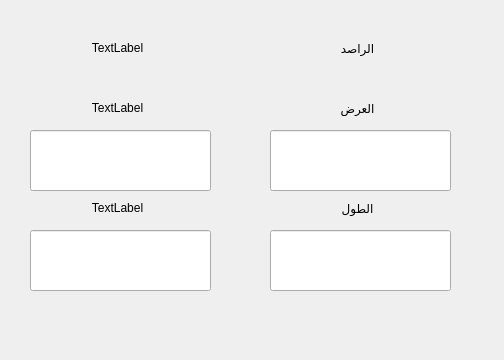
    <widget class="QWidget" name="home_north">
     <attribute name="title">
      <string notr="true"/>
     </attribute>
     <widget class="QWidget" name="widget" native="true">
      <property name="geometry">
       <rect>
        <x>0</x>
        <y>0</y>
        <width>495</width>
        <height>351</height>
       </rect>
      </property>
      <property name="autoFillBackground">
       <bool>true</bool>
      </property>
      <widget class="QLineEdit" name="mark_lat">
       <property name="geometry">
        <rect>
         <x>30</x>
         <y>230</y>
         <width>181</width>
         <height>61</height>
        </rect>
       </property>
       <property name="palette">
        <palette>
         <active>
          <colorrole role="WindowText">
           <brush brushstyle="SolidPattern">
            <color alpha="255">
             <red>21</red>
             <green>21</green>
             <blue>21</blue>
            </color>
           </brush>
          </colorrole>
          <colorrole role="Text">
           <brush brushstyle="SolidPattern">
            <color alpha="255">
             <red>18</red>
             <green>18</green>
             <blue>18</blue>
            </color>
           </brush>
          </colorrole>
         </active>
         <inactive>
          <colorrole role="WindowText">
           <brush brushstyle="SolidPattern">
            <color alpha="255">
             <red>21</red>
             <green>21</green>
             <blue>21</blue>
            </color>
           </brush>
          </colorrole>
          <colorrole role="Text">
           <brush brushstyle="SolidPattern">
            <color alpha="255">
             <red>18</red>
             <green>18</green>
             <blue>18</blue>
            </color>
           </brush>
          </colorrole>
         </inactive>
         <disabled>
          <colorrole role="WindowText">
           <brush brushstyle="SolidPattern">
            <color alpha="255">
             <red>44</red>
             <green>45</green>
             <blue>45</blue>
            </color>
           </brush>
          </colorrole>
          <colorrole role="Text">
           <brush brushstyle="SolidPattern">
            <color alpha="255">
             <red>44</red>
             <green>45</green>
             <blue>45</blue>
            </color>
           </brush>
          </colorrole>
         </disabled>
        </palette>
       </property>
       <property name="mouseTracking">
        <bool>false</bool>
       </property>
       <property name="alignment">
        <set>Qt::AlignCenter</set>
       </property>
      </widget>
      <widget class="QLabel" name="home_label">
       <property name="geometry">
        <rect>
         <x>330</x>
         <y>40</y>
         <width>55</width>
         <height>16</height>
        </rect>
       </property>
       <property name="text">
        <string>الراصد</string>
       </property>
       <property name="alignment">
        <set>Qt::AlignCenter</set>
       </property>
      </widget>
      <widget class="QLineEdit" name="north_degree">
       <property name="geometry">
        <rect>
         <x>30</x>
         <y>130</y>
         <width>181</width>
         <height>61</height>
        </rect>
       </property>
       <property name="palette">
        <palette>
         <active>
          <colorrole role="WindowText">
           <brush brushstyle="SolidPattern">
            <color alpha="255">
             <red>21</red>
             <green>21</green>
             <blue>21</blue>
            </color>
           </brush>
          </colorrole>
          <colorrole role="Text">
           <brush brushstyle="SolidPattern">
            <color alpha="255">
             <red>18</red>
             <green>18</green>
             <blue>18</blue>
            </color>
           </brush>
          </colorrole>
         </active>
         <inactive>
          <colorrole role="WindowText">
           <brush brushstyle="SolidPattern">
            <color alpha="255">
             <red>21</red>
             <green>21</green>
             <blue>21</blue>
            </color>
           </brush>
          </colorrole>
          <colorrole role="Text">
           <brush brushstyle="SolidPattern">
            <color alpha="255">
             <red>18</red>
             <green>18</green>
             <blue>18</blue>
            </color>
           </brush>
          </colorrole>
         </inactive>
         <disabled>
          <colorrole role="WindowText">
           <brush brushstyle="SolidPattern">
            <color alpha="255">
             <red>44</red>
             <green>45</green>
             <blue>45</blue>
            </color>
           </brush>
          </colorrole>
          <colorrole role="Text">
           <brush brushstyle="SolidPattern">
            <color alpha="255">
             <red>44</red>
             <green>45</green>
             <blue>45</blue>
            </color>
           </brush>
          </colorrole>
         </disabled>
        </palette>
       </property>
       <property name="mouseTracking">
        <bool>false</bool>
       </property>
       <property name="alignment">
        <set>Qt::AlignCenter</set>
       </property>
      </widget>
      <widget class="QLineEdit" name="home_lat">
       <property name="geometry">
        <rect>
         <x>270</x>
         <y>230</y>
         <width>181</width>
         <height>61</height>
        </rect>
       </property>
       <property name="palette">
        <palette>
         <active>
          <colorrole role="WindowText">
           <brush brushstyle="SolidPattern">
            <color alpha="255">
             <red>21</red>
             <green>21</green>
             <blue>21</blue>
            </color>
           </brush>
          </colorrole>
          <colorrole role="Text">
           <brush brushstyle="SolidPattern">
            <color alpha="255">
             <red>18</red>
             <green>18</green>
             <blue>18</blue>
            </color>
           </brush>
          </colorrole>
         </active>
         <inactive>
          <colorrole role="WindowText">
           <brush brushstyle="SolidPattern">
            <color alpha="255">
             <red>21</red>
             <green>21</green>
             <blue>21</blue>
            </color>
           </brush>
          </colorrole>
          <colorrole role="Text">
           <brush brushstyle="SolidPattern">
            <color alpha="255">
             <red>18</red>
             <green>18</green>
             <blue>18</blue>
            </color>
           </brush>
          </colorrole>
         </inactive>
         <disabled>
          <colorrole role="WindowText">
           <brush brushstyle="SolidPattern">
            <color alpha="255">
             <red>44</red>
             <green>45</green>
             <blue>45</blue>
            </color>
           </brush>
          </colorrole>
          <colorrole role="Text">
           <brush brushstyle="SolidPattern">
            <color alpha="255">
             <red>44</red>
             <green>45</green>
             <blue>45</blue>
            </color>
           </brush>
          </colorrole>
         </disabled>
        </palette>
       </property>
       <property name="mouseTracking">
        <bool>false</bool>
       </property>
       <property name="alignment">
        <set>Qt::AlignCenter</set>
       </property>
      </widget>
      <widget class="QLineEdit" name="home_lon">
       <property name="geometry">
        <rect>
         <x>270</x>
         <y>130</y>
         <width>181</width>
         <height>61</height>
        </rect>
       </property>
       <property name="palette">
        <palette>
         <active>
          <colorrole role="WindowText">
           <brush brushstyle="SolidPattern">
            <color alpha="255">
             <red>21</red>
             <green>21</green>
             <blue>21</blue>
            </color>
           </brush>
          </colorrole>
          <colorrole role="Text">
           <brush brushstyle="SolidPattern">
            <color alpha="255">
             <red>18</red>
             <green>18</green>
             <blue>18</blue>
            </color>
           </brush>
          </colorrole>
         </active>
         <inactive>
          <colorrole role="WindowText">
           <brush brushstyle="SolidPattern">
            <color alpha="255">
             <red>21</red>
             <green>21</green>
             <blue>21</blue>
            </color>
           </brush>
          </colorrole>
          <colorrole role="Text">
           <brush brushstyle="SolidPattern">
            <color alpha="255">
             <red>18</red>
             <green>18</green>
             <blue>18</blue>
            </color>
           </brush>
          </colorrole>
         </inactive>
         <disabled>
          <colorrole role="WindowText">
           <brush brushstyle="SolidPattern">
            <color alpha="255">
             <red>44</red>
             <green>45</green>
             <blue>45</blue>
            </color>
           </brush>
          </colorrole>
          <colorrole role="Text">
           <brush brushstyle="SolidPattern">
            <color alpha="255">
             <red>44</red>
             <green>45</green>
             <blue>45</blue>
            </color>
           </brush>
          </colorrole>
         </disabled>
        </palette>
       </property>
       <property name="mouseTracking">
        <bool>false</bool>
       </property>
       <property name="alignment">
        <set>Qt::AlignCenter</set>
       </property>
      </widget>
      <widget class="QLabel" name="norh_labl">
       <property name="geometry">
        <rect>
         <x>90</x>
         <y>40</y>
         <width>55</width>
         <height>16</height>
        </rect>
       </property>
       <property name="text">
        <string>TextLabel</string>
       </property>
       <property name="alignment">
        <set>Qt::AlignCenter</set>
       </property>
      </widget>
      <widget class="QLabel" name="n_deg_label">
       <property name="geometry">
        <rect>
         <x>90</x>
         <y>100</y>
         <width>55</width>
         <height>16</height>
        </rect>
       </property>
       <property name="text">
        <string>TextLabel</string>
       </property>
       <property name="alignment">
        <set>Qt::AlignCenter</set>
       </property>
      </widget>
      <widget class="QLabel" name="m_lat_label">
       <property name="geometry">
        <rect>
         <x>90</x>
         <y>200</y>
         <width>55</width>
         <height>16</height>
        </rect>
       </property>
       <property name="text">
        <string>TextLabel</string>
       </property>
       <property name="alignment">
        <set>Qt::AlignCenter</set>
       </property>
      </widget>
      <widget class="QLabel" name="h_lon_label">
       <property name="geometry">
        <rect>
         <x>330</x>
         <y>100</y>
         <width>55</width>
         <height>16</height>
        </rect>
       </property>
       <property name="text">
        <string>العرض</string>
       </property>
       <property name="alignment">
        <set>Qt::AlignCenter</set>
       </property>
      </widget>
      <widget class="QLabel" name="h_lat_label">
       <property name="geometry">
        <rect>
         <x>330</x>
         <y>200</y>
         <width>55</width>
         <height>16</height>
        </rect>
       </property>
       <property name="text">
        <string>الطول</string>
       </property>
       <property name="alignment">
        <set>Qt::AlignCenter</set>
       </property>
      </widget>
     </widget>
    </widget>
